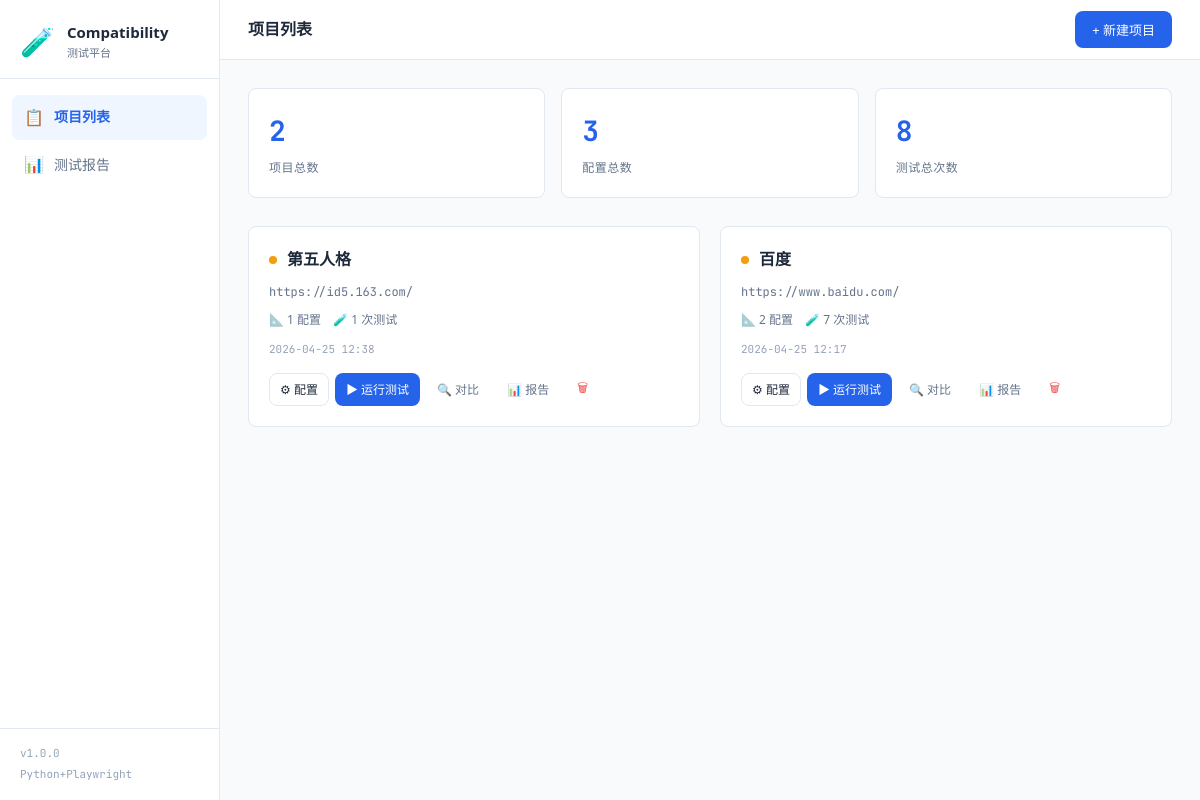
The page / on the database its author committed.
### models/database.py (models this page shows)
class Project(db.Model):
    __tablename__ = 'projects'
    id = db.Column(db.Integer, primary_key=True, autoincrement=True)
    name = db.Column(db.String(255), nullable=False)
    url = db.Column(db.Text, nullable=False)
    description = db.Column(db.Text, default='')
    created_at = db.Column(db.DateTime, default=datetime.utcnow)
    configs = db.relationship('TestConfig', backref='project', lazy='dynamic', cascade='all, delete-orphan')
    test_runs = db.relationship('TestRun', backref='project', lazy='dynamic', cascade='all, delete-orphan')
    @property
    def config_count(self):
        return self.configs.count()
    @property
    def run_count(self):
        return self.test_runs.count()

### app.py (the view)
@app.route('/')
def index():
    projects = Project.query.order_by(Project.created_at.desc()).all()
    return render_template('index.html', projects=projects,
                           default_resolutions=DEFAULT_RESOLUTIONS,
                           default_browsers=DEFAULT_BROWSERS)

### templates/index.html (shortened to what this page needs)
{% extends "base.html" %}
{% block page_title %}项目列表{% endblock %}
{% block actions %}
<button class="btn btn-primary" onclick="openCreateModal()">+ 新建项目</button>
{% endblock %}
{% block content %}
<div class="content-area">
  <div class="stats-row">
    <div class="stat-item">
      <div class="stat-num" id="totalProjects">{{ projects|length }}</div>
      <div class="stat-label">项目总数</div>
    </div>
    <div class="stat-item">
      <div class="stat-num" id="totalConfigs">{{ projects|sum(attribute='config_count') }}</div>
      <div class="stat-label">配置总数</div>
    </div>
    <div class="stat-item">
      <div class="stat-num" id="totalRuns">{{ projects|sum(attribute='run_count') }}</div>
      <div class="stat-label">测试总次数</div>
    </div>
  </div>
  {% if projects %}
  <div class="project-grid">
    {% for project in projects %}
    <div class="project-card" data-id="{{ project.id }}">
      <div class="project-card-header">
        <div class="project-status-dot status-idle"></div>
        <div class="project-name">{{ project.name }}</div>
      </div>
      <div class="project-url mono">{{ project.url }}</div>
      <div class="project-meta">
        <span class="meta-tag">📐 {{ project.config_count }} 配置</span>
        <span class="meta-tag">🧪 {{ project.run_count }} 次测试</span>
      </div>
      <div class="project-time mono">{{ project.created_at.strftime('%Y-%m-%d %H:%M') if project.created_at else '-' }}</div>
      <div class="project-actions">
        <button class="btn btn-sm btn-outline" onclick="openConfigModal({{ project.id }})">⚙ 配置</button>
        <button class="btn btn-sm btn-primary" onclick="location.href='/project/{{ project.id }}'">▶ 运行测试</button>
        <button class="btn btn-sm btn-ghost" onclick="location.href='/compare/{{ project.id }}'">🔍 对比</button>
        <button class="btn btn-sm btn-ghost" onclick="location.href='/report/{{ project.id }}'">📊 报告</button>
        <button class="btn btn-sm btn-danger" onclick="deleteProject({{ project.id }})">🗑</button>
      </div>
    </div>
    {% endfor %}
  </div>
  {% endif %}
</div>
{% endblock %}

### static/css/style.css (style rules this page uses)
*, *::before, *::after { box-sizing: border-box; margin: 0; padding: 0; }
:root { --primary: #2563EB; --primary-dark: #1D4ED8; --primary-light: #EFF6FF; --secondary: #475569; --accent-red: #EF4444; --accent-green: #10B981; --accent-yellow: #F59E0B; --bg: #F8FAFC; --card: #FFFFFF; --border: #E2E8F0; --text: #1E293B; --text-muted: #64748B; --text-light: #94A3B8; --radius: 8px; --shadow: 0 1px 3px rgba(0,0,0,.08), 0 1px 2px rgba(0,0,0,.06); --shadow-lg: 0 10px 15px -3px rgba(0,0,0,.1), 0 4px 6px -2px rgba(0,0,0,.05); }
body { font-family: 'Noto Sans SC', 'Segoe UI', sans-serif; background: var(--bg); color: var(--text); font-size: 14px; line-height: 1.6; }
.mono { font-family: 'JetBrains Mono', monospace; font-size: .88em; }
button { cursor: pointer; font-family: inherit; }
.content-area { max-width: 1400px; }
.btn { display: inline-flex; align-items: center; gap: 6px; padding: 8px 16px; border-radius: var(--radius); font-size: 13px; font-weight: 500; border: 1px solid transparent; transition: all 0.15s; white-space: nowrap; }
.btn-primary { background: var(--primary); color: white; }
.btn-outline { background: white; border-color: var(--border); color: var(--text); }
.btn-ghost { background: transparent; color: var(--text-muted); }
.btn-danger { background: transparent; color: var(--accent-red); border-color: transparent; }
.btn-sm { padding: 5px 10px; font-size: 12px; }
.stats-row { display: grid; grid-template-columns: repeat(auto-fit, minmax(160px, 1fr)); gap: 16px; margin-bottom: 28px; }
.stat-item { background: var(--card); border: 1px solid var(--border); border-radius: var(--radius); padding: 20px; }
.stat-num { font-size: 28px; font-weight: 700; color: var(--primary); font-family: 'JetBrains Mono', monospace; }
.stat-label { font-size: 12px; color: var(--text-muted); margin-top: 4px; text-transform: uppercase; letter-spacing: 0.5px; }
.project-grid { display: grid; grid-template-columns: repeat(auto-fill, minmax(320px, 1fr)); gap: 20px; }
.project-card { background: var(--card); border: 1px solid var(--border); border-radius: var(--radius); padding: 20px; transition: box-shadow 0.2s, transform 0.15s; }
.project-card-header { display: flex; align-items: center; gap: 10px; margin-bottom: 10px; }
.project-status-dot { width: 8px; height: 8px; border-radius: 50%; flex-shrink: 0; }
.status-idle { background: var(--accent-yellow); }
.project-name { font-size: 16px; font-weight: 600; }
.project-url { font-size: 12px; color: var(--text-muted); overflow: hidden; text-overflow: ellipsis; white-space: nowrap; margin-bottom: 8px; }
.project-meta { display: flex; gap: 12px; flex-wrap: wrap; margin-bottom: 12px; }
.meta-tag { font-size: 12px; color: var(--text-muted); }
.project-time { font-size: 11px; color: var(--text-light); margin-bottom: 14px; }
.project-actions { display: flex; gap: 6px; flex-wrap: wrap; }

### rows shown on the page
Project: name "第五人格", url "https://id5.163.com/", config_count "1", run_count "1", created_at "2026-04-25 12:38"
Project: name "百度", url "https://www.baidu.com/", config_count "2", run_count "7", created_at "2026-04-25 12:17"

### other values the page prints
{{ projects|length }} "2"
{{ projects|sum(attribute='config_count') }} "3"
{{ projects|sum(attribute='run_count') }} "8"
